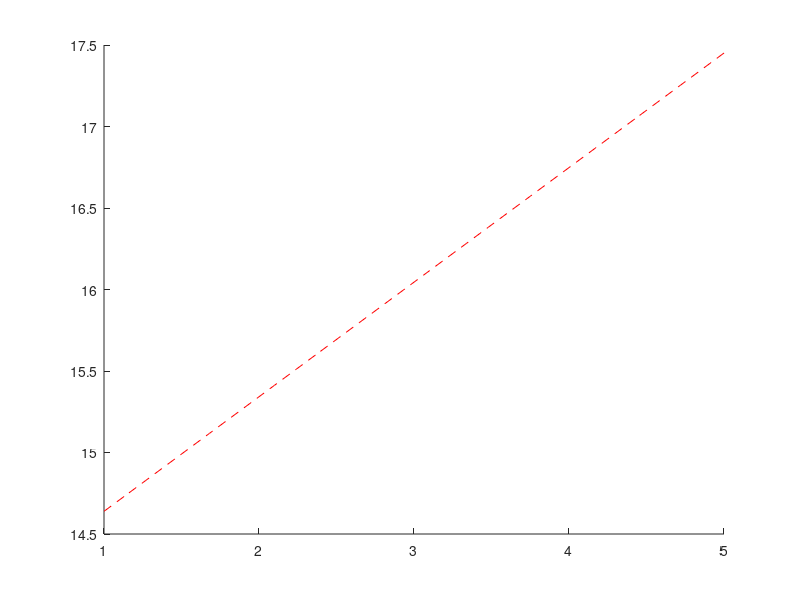

This figure's MATLAB source: (Note: this script raises an error after producing the figure.)
y = [13.26 14.15 13.86 14.81 15.68 15.64 15.58 15.67 16.08 16.36 16.14 16.68 16.00 15.66 16.05 16.22 16.17 16.03 16.69 15.83 16.21 16.13 16.36 16.42 16.92 16.65 16.94 17.47 18.07 17.52];
x = [1.00 1.13 1.27 1.41 1.55 1.68 1.82 1.96 2.10 2.24 2.37 2.51 2.65 2.79 2.93 3.06 3.20 3.34 3.48 3.62 3.75 3.89 4.03 4.17 4.31 4.44 4.58 4.72 4.86 5.00];
b1 = (mean(y.*x) - mean(x)*mean(y))/(mean(x.^2)-mean(x)^2);
b0 = mean(y) - b1*mean(x);
hold on;
plot(x,b0+b1*x,'--r')
plot(x,b+a*x,'b')
legend({'data', 'b1 x + b0', 'a x + b'},'location','best')
xlabel('x');
